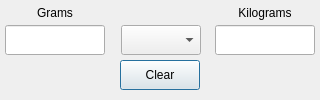
<?xml version="1.0" encoding="UTF-8"?>
<ui version="4.0">
 <class>Weight</class>
 <widget class="QDialog" name="Weight">
  <property name="geometry">
   <rect>
    <x>0</x>
    <y>0</y>
    <width>320</width>
    <height>100</height>
   </rect>
  </property>
  <property name="windowTitle">
   <string>Weight</string>
  </property>
  <widget class="QLineEdit" name="lineEdit_W_right">
   <property name="geometry">
    <rect>
     <x>215</x>
     <y>25</y>
     <width>100</width>
     <height>30</height>
    </rect>
   </property>
  </widget>
  <widget class="QLineEdit" name="lineEdit_W_Left">
   <property name="geometry">
    <rect>
     <x>5</x>
     <y>25</y>
     <width>100</width>
     <height>30</height>
    </rect>
   </property>
  </widget>
  <widget class="QComboBox" name="comboBoxWeight">
   <property name="geometry">
    <rect>
     <x>121</x>
     <y>25</y>
     <width>80</width>
     <height>30</height>
    </rect>
   </property>
  </widget>
  <widget class="QLabel" name="label_Left">
   <property name="geometry">
    <rect>
     <x>5</x>
     <y>5</y>
     <width>100</width>
     <height>15</height>
    </rect>
   </property>
   <property name="text">
    <string>Grams</string>
   </property>
   <property name="alignment">
    <set>Qt::AlignCenter</set>
   </property>
  </widget>
  <widget class="QLabel" name="label_Right">
   <property name="geometry">
    <rect>
     <x>215</x>
     <y>5</y>
     <width>100</width>
     <height>15</height>
    </rect>
   </property>
   <property name="text">
    <string>Kilograms</string>
   </property>
   <property name="alignment">
    <set>Qt::AlignCenter</set>
   </property>
  </widget>
  <widget class="QPushButton" name="pushButton_ClearWeight">
   <property name="geometry">
    <rect>
     <x>120</x>
     <y>60</y>
     <width>80</width>
     <height>30</height>
    </rect>
   </property>
   <property name="text">
    <string>Clear</string>
   </property>
  </widget>
 </widget>
 <resources/>
 <connections/>
</ui>
